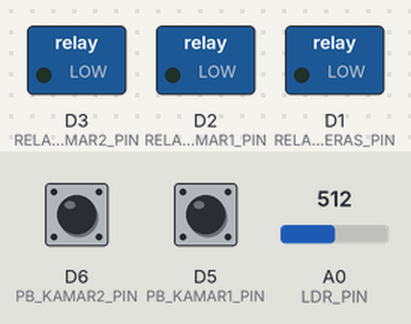
The sketch below on a simulated ESP8266 (NodeMCU). On the bench: switched loads named in the sketch (green lamp = pin HIGH). The inputs (shaded band) are chosen by the test bench; at power-on: A0 (LDR_PIN) = 512, D6 (PB_KAMAR2_PIN) HIGH, D5 (PB_KAMAR1_PIN) HIGH. WiFi joins after 1.5 s; servers stay silent unless stated; random numbers use the default seed unless the sketch sets one; no MQTT or app messages arrive unless stated; what the sketch prints to the serial monitor is not drawn.

Above: at 2.7 s.
2.8 s: A0 (LDR_PIN) set to 604
5.2 s: A0 (LDR_PIN) set to 637
At 6.7 s:
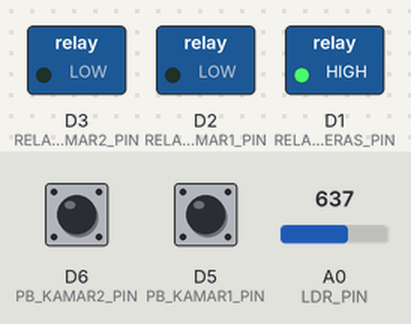
10.5 s: A0 (LDR_PIN) set to 511
At 12.6 s:
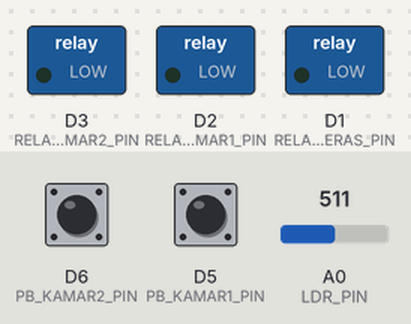
13.5 s: A0 (LDR_PIN) set to 716
At 15.3 s:
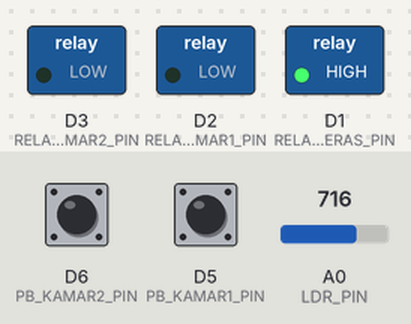
Timing chart, 0 to 16.5 s (numbered marks = the images above; inputs shaded):
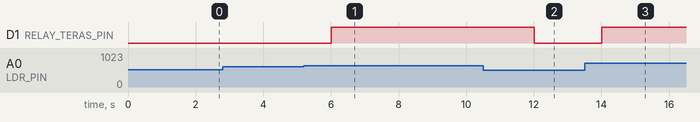

Measured:
- the behaviour switches between 618 and 619 on A0 (LDR_PIN) (found by bisection; images 0 and 1)
- after the input at 2.8 s, every drawn part: stays the same
- after the input at 5.2 s, D1 (RELAY_TERAS_PIN): LOW → HIGH after 0.80 s
- after the input at 10.5 s, D1 (RELAY_TERAS_PIN): HIGH → LOW after 1.5 s
- after the input at 13.5 s, D1 (RELAY_TERAS_PIN): LOW → HIGH after 0.51 s

The sketch:

esp8266-firmware.ino
```cpp
// =======================================================================
// == KENDALI MODERN - FIRMWARE ESP8266 (VERSI SELARAS DENGAN DASHBOARD) ==
// =======================================================================

// Library yang dibutuhkan
#include <ESP8266WiFi.h>
#include <PubSubClient.h>
#include <ArduinoJson.h>

// --- KONFIGURASI JARINGAN ---
const char* ssid = "Redmi Note 13";
const char* password = "08juniii";

// --- KONFIGURASI MQTT BROKER ---
const char* mqtt_server = "broker.hivemq.com";
const int mqtt_port = 1883;

// --- PENYESUAIAN: TOPIK MQTT SESUAI NODE-RED ---
const char* TOPIC_STATUS = "POLINES/FADLI/IL";
const char* TOPIC_CMD_TERAS = "POLINES/PADLI/IL";
const char* TOPIC_CMD_THRESHOLD = "POLINES/BADLI/IL";
const char* TOPIC_CMD_RUANG = "POLINES/LAMPU_RUANG/COMMAND";

// --- PINOUT PERANGKAT KERAS ---
const int LDR_PIN = A0;
const int RELAY_TERAS_PIN = D1;
const int RELAY_KAMAR1_PIN = D2;
const int RELAY_KAMAR2_PIN = D3;
const int PB_KAMAR1_PIN = D5;
const int PB_KAMAR2_PIN = D6;

// --- VARIABEL GLOBAL ---
WiFiClient espClient;
PubSubClient client(espClient);

// Variabel untuk menyimpan state/status
int ldrValue = 0;
int ldrPercentage = 0;
bool lampuTerasState = false;
bool lampuKamar1State = false;
bool lampuKamar2State = false;
String mode = "auto";
int autoThresholdPercentage = 40; // Threshold dalam persen (0-100)

// Variabel untuk debouncing push button
unsigned long lastDebounceTime = 0;
unsigned long debounceDelay = 50;
int lastButtonStateKamar1 = HIGH;
int lastButtonStateKamar2 = HIGH;

// Timer untuk publikasi status rutin
unsigned long lastStatusPublish = 0;
const long publishInterval = 2000; // Kirim status setiap 2 detik

// --- DEKLARASI FUNGSI ---
void setup_wifi();
void reconnect();
void publishStatus();
void handlePushButtons();

// --- FUNGSI CALLBACK MQTT ---
// Fungsi ini dipanggil setiap kali ada pesan masuk dari topik yang di-subscribe
void callback(char* topic, byte* payload, unsigned int length) {
  Serial.print("Pesan diterima [");
  Serial.print(topic);
  Serial.print("] ");

  char message[length + 1];
  strncpy(message, (char*)payload, length);
  message[length] = '\0';
  Serial.println(message);

  StaticJsonDocument<256> doc;
  DeserializationError error = deserializeJson(doc, message);

  if (error) {
    Serial.print(F("deserializeJson() gagal: "));
    Serial.println(error.f_str());
    return;
  }

  bool needsUpdate = false;

  // --- PENYESUAIAN: Logika berdasarkan topik yang masuk ---
  if (strcmp(topic, TOPIC_CMD_TERAS) == 0) {
    if (doc.containsKey("mode")) {
      mode = doc["mode"].as<String>();
      needsUpdate = true;
    }
    if (doc.containsKey("led") && doc["led"] == "toggle") {
      if (mode == "manual") {
        lampuTerasState = !lampuTerasState;
        digitalWrite(RELAY_TERAS_PIN, lampuTerasState);
        needsUpdate = true;
      }
    }
  } else if (strcmp(topic, TOPIC_CMD_THRESHOLD) == 0) {
    if (doc.containsKey("threshold")) {
      // Menerima nilai 0-1023, konversi ke persen
      autoThresholdPercentage = map(doc["threshold"].as<int>(), 0, 1023, 0, 100);
      needsUpdate = true;
    }
  } else if (strcmp(topic, TOPIC_CMD_RUANG) == 0) {
    if (doc.containsKey("toggle_lamp1")) {
      lampuKamar1State = !lampuKamar1State;
      digitalWrite(RELAY_KAMAR1_PIN, lampuKamar1State);
      needsUpdate = true;
    }
    if (doc.containsKey("toggle_lamp2")) {
      lampuKamar2State = !lampuKamar2State;
      digitalWrite(RELAY_KAMAR2_PIN, lampuKamar2State);
      needsUpdate = true;
    }
  }

  // Jika ada perubahan, langsung publikasikan status terbaru
  if (needsUpdate) {
    publishStatus();
  }
}

// --- FUNGSI SETUP ---
void setup() {
  Serial.begin(115200);

  pinMode(RELAY_TERAS_PIN, OUTPUT);
  pinMode(RELAY_KAMAR1_PIN, OUTPUT);
  pinMode(RELAY_KAMAR2_PIN, OUTPUT);
  pinMode(PB_KAMAR1_PIN, INPUT_PULLUP);
  pinMode(PB_KAMAR2_PIN, INPUT_PULLUP);

  digitalWrite(RELAY_TERAS_PIN, LOW);
  digitalWrite(RELAY_KAMAR1_PIN, LOW);
  digitalWrite(RELAY_KAMAR2_PIN, LOW);

  setup_wifi();
  client.setServer(mqtt_server, mqtt_port);
  client.setCallback(callback);
}

// --- FUNGSI LOOP UTAMA ---
void loop() {
  if (!client.connected()) {
    reconnect();
  }
  client.loop();

  handlePushButtons();

  unsigned long now = millis();
  if (now - lastStatusPublish > publishInterval) {
    lastStatusPublish = now;

    // Baca LDR dan update status
    ldrValue = analogRead(LDR_PIN);
    ldrPercentage = map(ldrValue, 0, 1023, 100, 0);

    // Logika mode auto untuk lampu teras
    if (mode == "auto") {
      bool shouldBeOn = (ldrPercentage < autoThresholdPercentage);
      if (lampuTerasState != shouldBeOn) {
        lampuTerasState = shouldBeOn;
        digitalWrite(RELAY_TERAS_PIN, lampuTerasState);
      }
    }

    publishStatus();
  }
}

// --- FUNGSI BANTU ---

void publishStatus() {
  StaticJsonDocument<256> doc;

  // --- PENYESUAIAN: Kunci JSON sesuai yang diharapkan Node-RED ---
  doc["intensity"] = ldrPercentage;
  doc["led"] = lampuTerasState ? "ON" : "OFF";
  doc["lamp1_status"] = lampuKamar1State;
  doc["lamp2_status"] = lampuKamar2State;
  doc["mode"] = mode;
  doc["threshold"] = autoThresholdPercentage;

  char buffer[256];
  serializeJson(doc, buffer);

  client.publish(TOPIC_STATUS, buffer, true); // true = retained message
  Serial.print("Status dipublikasikan: ");
  Serial.println(buffer);
}

void handlePushButtons() {
  bool stateChanged = false;

  // Debouncing untuk Tombol Kamar 1
  int reading1 = digitalRead(PB_KAMAR1_PIN);
  if (reading1 != lastButtonStateKamar1) {
    lastDebounceTime = millis();
  }
  if ((millis() - lastDebounceTime) > debounceDelay) {
    if (reading1 == LOW && lastButtonStateKamar1 == HIGH) {
      lampuKamar1State = !lampuKamar1State;
      digitalWrite(RELAY_KAMAR1_PIN, lampuKamar1State);
      stateChanged = true;
    }
  }
  lastButtonStateKamar1 = reading1;

  // Debouncing untuk Tombol Kamar 2
  int reading2 = digitalRead(PB_KAMAR2_PIN);
  if (reading2 != lastButtonStateKamar2) {
    lastDebounceTime = millis();
  }
  if ((millis() - lastDebounceTime) > debounceDelay) {
    if (reading2 == LOW && lastButtonStateKamar2 == HIGH) {
      lampuKamar2State = !lampuKamar2State;
      digitalWrite(RELAY_KAMAR2_PIN, lampuKamar2State);
      stateChanged = true;
    }
  }
  lastButtonStateKamar2 = reading2;

  // Jika ada perubahan dari tombol, langsung kirim status
  if (stateChanged) {
    Serial.println("Perubahan status dari tombol fisik!");
    publishStatus();
  }
}

void setup_wifi() {
  delay(10);
  Serial.println();
  Serial.print("Menghubungkan ke ");
  Serial.println(ssid);
  WiFi.begin(ssid, password);
  while (WiFi.status() != WL_CONNECTED) {
    delay(500);
    Serial.print(".");
  }
  Serial.println("\nWiFi terhubung");
  Serial.print("Alamat IP: ");
  Serial.println(WiFi.localIP());
}

void reconnect() {
  while (!client.connected()) {
    Serial.print("Mencoba koneksi MQTT...");
    String clientId = "ESP8266-KendaliModern-";
    clientId += String(random(0xffff), HEX);
    if (client.connect(clientId.c_str())) {
      Serial.println("terhubung");
      // --- PENYESUAIAN: Subscribe ke semua topik perintah ---
      client.subscribe(TOPIC_CMD_TERAS);
      client.subscribe(TOPIC_CMD_THRESHOLD);
      client.subscribe(TOPIC_CMD_RUANG);
      Serial.println("Berhasil subscribe ke semua topik perintah.");
    } else {
      Serial.print("gagal, rc=");
      Serial.print(client.state());
      Serial.println(" coba lagi dalam 5 detik");
      delay(5000);
    }
  }
}
```
